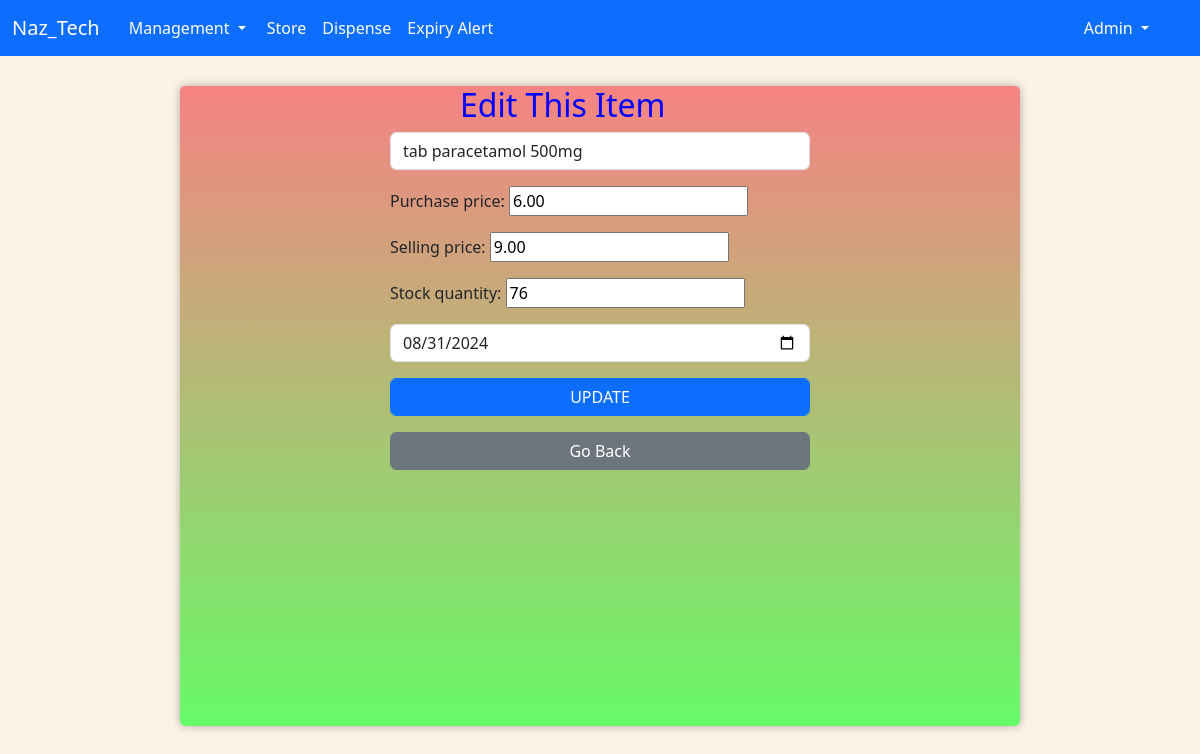
The page /edit_item/1 (signed in) on the database its author committed.
### app/models.py (models this page shows, shortened)
class Store(models.Model):
    name = models.CharField(max_length=100)
    purchase_price = models.DecimalField(max_digits=10, decimal_places=2)
    selling_price = models.DecimalField(max_digits=10, decimal_places=2)
    stock_quantity = models.IntegerField()
    expiry_date = models.DateField()

### app/views.py (the view)
# urls.py: path('edit_item/<int:pk>', views.edit_item, name='edit_item'),
@user_passes_test(is_admin)
def edit_item(request, pk):
    if request.user.is_authenticated:
        edit_item = Store.objects.get(id=pk)
        form = addToStoreForm(request.POST or None, instance=edit_item)
        if form.is_valid():
            form.save()
            messages.success(request, 'Item successfully updated.')
            return redirect('store')
        return render(request, 'app/edit_item.html', {'form': form})
    else:
        return render(request, 'app/index.html')

### app/forms.py
class addToStoreForm(forms.ModelForm):
    name = forms.CharField(max_length=100, label="", required=True, widget=forms.TextInput(attrs={'placeholder':'ENTER ITEM NAME', 'class':'form-control'}))
    purchase_price = forms.IntegerField()
    selling_price = forms.IntegerField()
    stock_quantity = forms.IntegerField()
    expiry_date = forms.DateField(label="", widget=forms.DateInput(attrs={'type': 'date', 'class':'form-control'}))
    class Meta:
        model = Store
        fields = ['name', 'purchase_price', 'selling_price', 'stock_quantity', 'expiry_date']

### app/views.py (called while the page is built)
def is_admin(user):
    return user.is_authenticated and user.is_superuser

### app/templates/app/edit_item.html (shortened to what this page needs)
<!DOCTYPE html>
<html lang="en">
<head>
</head>
<body>
    {% extends 'app/base.html' %}
    {% block content %}
    <div id="body">
        <div class="col-md-6 offset-md-3">
            <h2 class="col-md-8 offset-md-2" style="color: blue;">Edit This Item</h2>
            <form action="" method="post">
                {{ form.as_p }}
                <button class="btn form-control col-md-10 btn-primary offset-md-0">UPDATE</button>
            </form>
            <a href="{{ request.META.HTTP_REFERER }}" class="btn btn-secondary form-control mt-3">Go Back</a>
        </div>
    </div>
</body>
</html>
{% endblock %}

### app/templates/app/navbar.html (shortened to what this page needs)
<nav class="navbar navbar-expand-lg bg-primary navbar-dark">
    <div class="container-fluid">
        <a class="navbar-brand" href="{% url 'home' %}">Naz_Tech</a>
        <div class="collapse navbar-collapse" id="navbarSupportedContent">
            <ul class="navbar-nav me-auto mb-2 mb-lg-0">
                {% if user.is_authenticated %}
                <div class="btn-group dropdown">
                    <button type="button" class="btn btn-primary dropdown-toggle" data-bs-toggle="dropdown"
                        aria-expanded="false">
                        Management
                    </button>
                </div>
                <li class="nav-item ">
                    <a class="nav-link active" href="{% url 'store' %}">Store</a>
                </li>
                <li class="nav-item">
                    <a class="nav-link active" aria-current="page" href="{% url 'search_item' %}">Dispense</a>
                </li>
                <li class="nav-item">
                    <a class="nav-link active" aria-current="page" href="{% url 'exp_date_alert' %}">Expiry Alert</a>
                </li>
            </ul>
            <div class="btn-group dropdown">
                <button type="button" class="btn btn-primary dropdown-toggle" data-bs-toggle="dropdown"
                    aria-expanded="false">
                    {{ user.username|title }}
                </button>
            </div>
            <div class="nav-item ">
                <button class="btn btn-primary " role="button" data-bs-toggle="dropdown" aria-expanded="false"></button>
            </div>
            {% else %}
            <div class="nav-item">
                <a class="nav-link active text-white" href="{% url 'index' %}">Login</a>
            </div>
            {% endif %}
        </div>
    </div>
</nav>

### app/templates/app/base.html (style rules this page uses)
body { background-color: rgb(251, 243, 231); }

### app/templates/app/edit_item.html (style rules this page uses)
#body { background: linear-gradient(to bottom, rgb(246, 131, 131), rgb(103, 250, 103)); border-radius: 5px; box-shadow: 0 0 10px rgba(0, 0, 0, 0.3); margin: 30px auto; width: 70vw; height: 80vh; }

### rows shown on the page
Store: name "tab paracetamol 500mg", purchase_price "6.00", selling_price "9.00", stock_quantity "76", expiry_date "08/31/2024"

### other values the page prints
{{ user.username|title }} "Admin"
